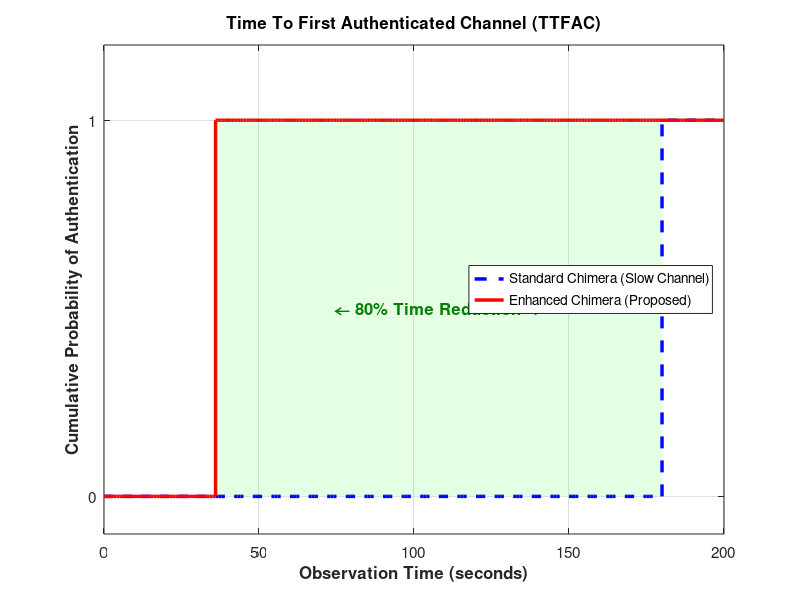

MATLAB code for this plot:
% === Time To First Authenticated Channel (TTFAC) Comparison ===
clc; clear; close all;

t = 0:1:200; % from 0 sec to 200 sec

% Standard Chimera (Slow Channel): 180 sec(10 frames) delayed
std_auth = zeros(size(t));
std_auth(t >= 180) = 1;

% Enhanced Chimera (Proposed): 36 sec (2 frames) delayed
enh_auth = zeros(size(t));
enh_auth(t >= 36) = 1;

figure('Name', 'Authentication Latency', 'Color', 'w', 'Position', [150, 150, 600, 450]);
stairs(t, std_auth, '--b', 'LineWidth', 2.5); hold on;
stairs(t, enh_auth, '-r', 'LineWidth', 2.5);

fill([36 180 180 36], [0 0 1 1], 'g', 'FaceAlpha', 0.1, 'EdgeColor', 'none');
text(108, 0.5, '\leftarrow 80% Time Reduction \rightarrow', 'HorizontalAlignment', 'center', 'FontSize', 12, 'FontWeight', 'bold', 'Color', [0 0.5 0]);

grid on;
xlabel('Observation Time (seconds)', 'FontSize', 12, 'FontWeight', 'bold');
ylabel('Cumulative Probability of Authentication', 'FontSize', 12, 'FontWeight', 'bold');
title('Time To First Authenticated Channel (TTFAC)', 'FontSize', 13, 'FontWeight', 'bold');

ylim([-0.1 1.2]); yticks([0 1]); yticklabels({'0', '1'});

legend('Standard Chimera (Slow Channel)', 'Enhanced Chimera (Proposed)', 'Location', 'east');
set(gca, 'FontSize', 11);

%[appendix]{"version":"1.0"}
%---
%[metadata:view]
%   data: {"layout":"onright","rightPanelPercent":23.2}
%---
